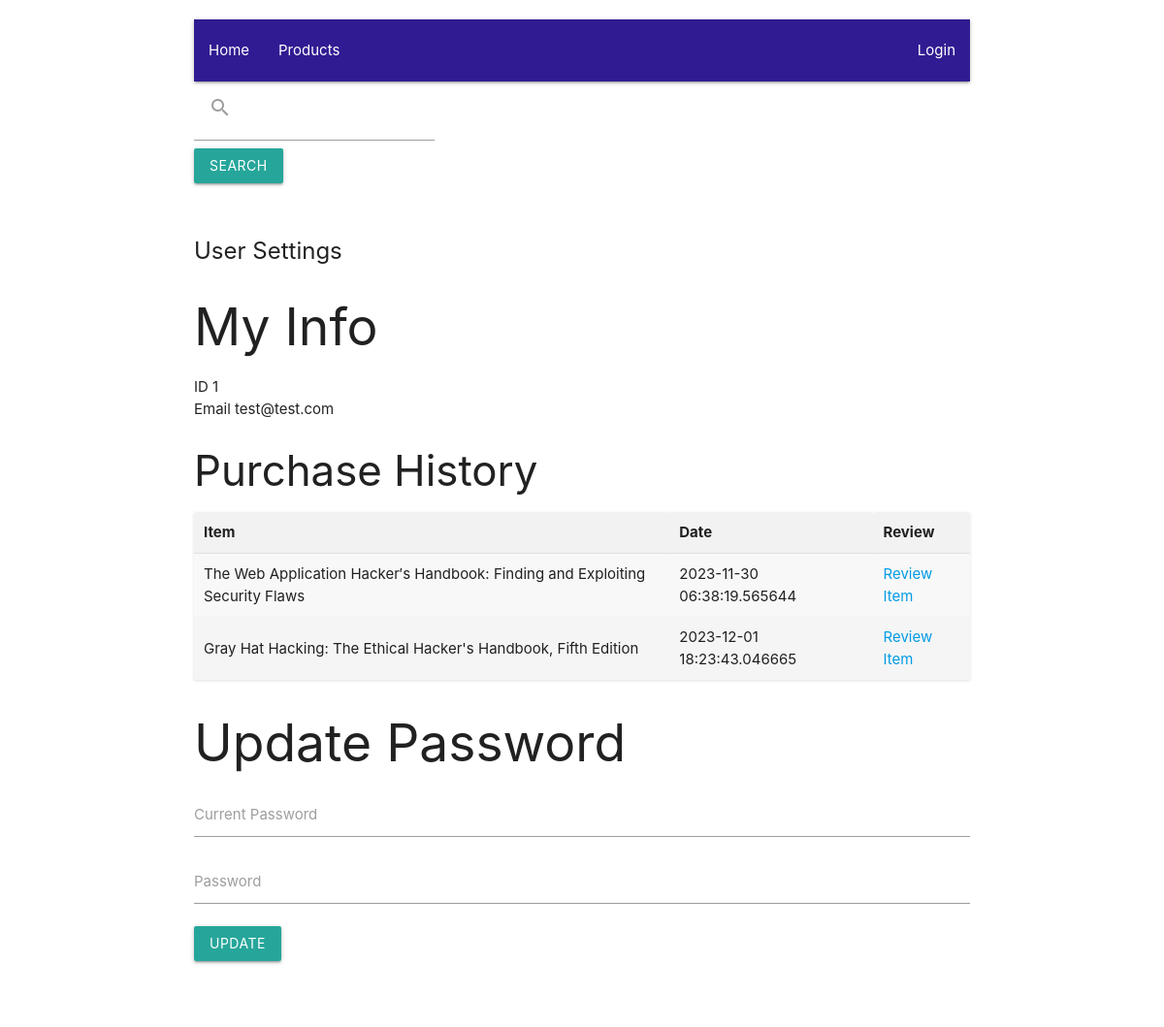
/user/1/settings, run on the app's committed database.
### tables this page shows
CREATE TABLE user (
   id INTEGER PRIMARY KEY,
   email TEXT NOT NULL,
   password TEXT NOT NULL
   );

CREATE TABLE purchase (
  id INTEGER PRIMARY KEY,
  userID INTEGER NOT NULL,
  productID INTEGER NOT NULL,
  date DATE
  );

CREATE TABLE product (
   id INTEGER PRIMARY KEY,
   name TEXT NOT NULL,
   description TEXT NOT NULL,
   price REAL,
   image TEXT
   , seller_id INTEGER);

### app/views.py (the view)
@app.route("/user/<userId>/settings")
def settings(userId):
    theQry = "Select * FROM User WHERE id = ?"
    thisUser =  query_db(theQry, (userId,),one=True)
    if not thisUser:
        flask.flash("No Such User")
        return flask.redirect(flask.url_for("index"))
    theSQL = "Select * FROM purchase WHERE userID = ?"
    purchaces = query_db(theSQL,(userId,))
    theSQL = """
    SELECT productId, date, product.name
    FROM purchase
    INNER JOIN product ON purchase.productID = product.id
    WHERE userID = ?;
    """
    purchaces = query_db(theSQL,(userId,))
    return flask.render_template("usersettings.html",
                                 user = thisUser,
                                 purchaces = purchaces)

### app/meta.py (called while the page is built)
def make_dicts(cursor, row):
    return dict((cursor.description[idx][0], value)
                for idx, value in enumerate(row))

def get_db():
    db = getattr(g, '_database', None)
    if db is None:
        db = g._database = sqlite3.connect(DATABASE)
    db.row_factory = make_dicts
    return db

def query_db(query, args=(), one=False):
    cur = get_db().execute(query, args)
    rv = cur.fetchall()
    cur.close()
    return (rv[0] if rv else None) if one else rv

@app.teardown_appcontext
def close_connection(exception):
    db = getattr(g, '_database', None)
    if db is not None:
        db.close()

### app/templates/usersettings.html (shortened to what this page needs)
{% extends "base.html" %}
{% block content %}
<div class="row">
  <h1> User Settings </h1>
  <h2>My Info</h2>
  <ul>
    <li>ID {{user.id}}</li>
    <li>Email {{user.email}}</li>
  </ul>
<div class="row">
  <h3>Purchase History</h3>
  <table  class="striped">
    <thead>
      <tr>
	<th>Item</th>
	<th>Date</th>
	<th>Review</th>
      </tr>
    </thead>
  {% for item in purchaces %}
    <tr>
    <td>{{ item.name }} </td>
    <td>{{ item.date }} </td>
    <td><a href="{{url_for('reviewItem', userId=user.id, itemId=item.productID)}}">Review Item</a></td>
  </tr>
  {% endfor %}
  </table>
</div>
<div class="row">
  <h2>Update Password</h2>
  <form method="POST" action="{{url_for('updateUser', userId=user.id ) }}">
    <div class="input-field">
      <input id="current" name="current" type="password"/>
      <label for="current">Current Password<label>
    </div>
    <div class="input-field">
      <input id="password" name="password" type="password"/>
    <label for="password">Password<label>
    </div>
    <button class="waves-effect waves-light btn">Update</button>
  </form>
</div>
{% endblock content %}

### app/static/custom.css (style rules this page uses)
h1 { font-size: 24px; margin-bottom: 20px; }
table { width: 100%; border-collapse: collapse; background-color: #fff; box-shadow: 0 1px 3px rgba(0, 0, 0, 0.12); }
table th, table td { padding: 10px; text-align: left; }
table th { background-color: #f2f2f2; border-bottom: 1px solid #e0e0e0; }
table tr:nth-child(even) { background-color: #f5f5f5; }

### data on the page
user: id "1", email "test@test.com"
purchase: name "The Web Application Hacker′s Handbook: Finding and Exploiting Security Flaws", date "2023-11-30 06:38:19.565644"
purchase: name "Gray Hat Hacking: The Ethical Hacker's Handbook, Fifth Edition", date "2023-12-01 18:23:43.046665"
